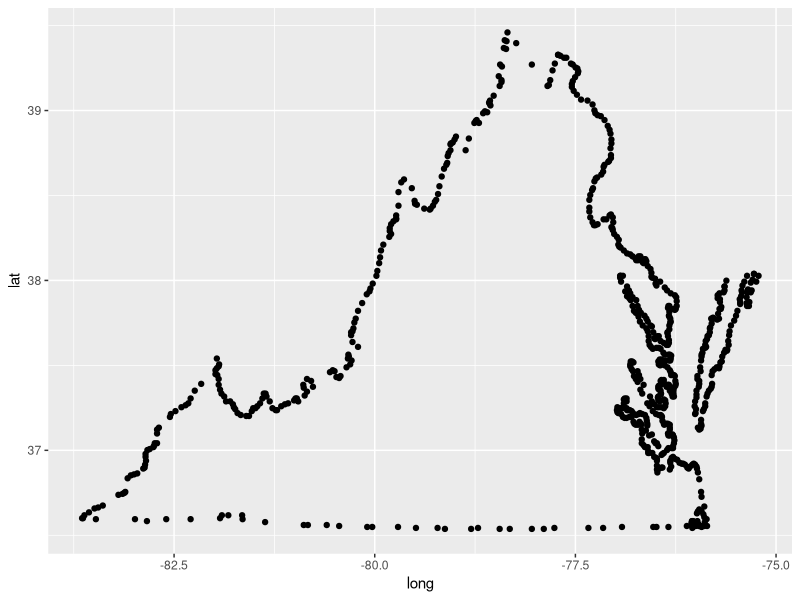
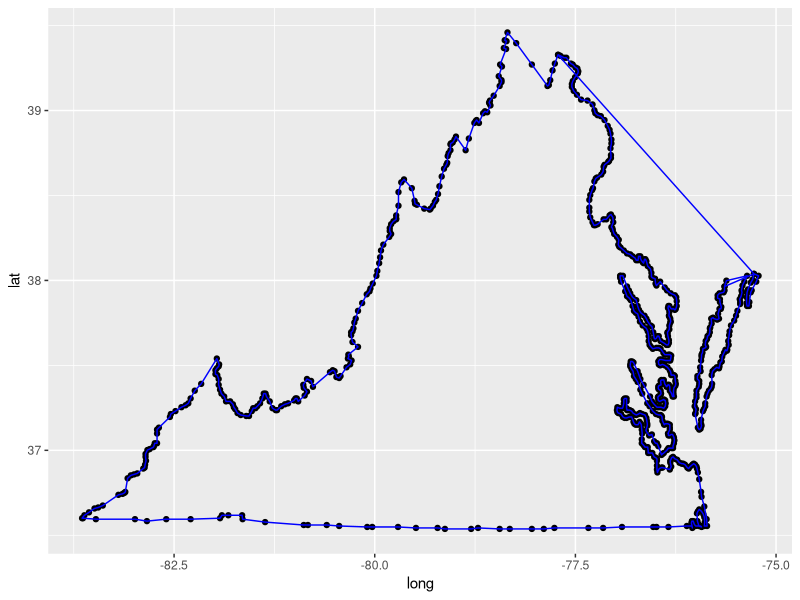
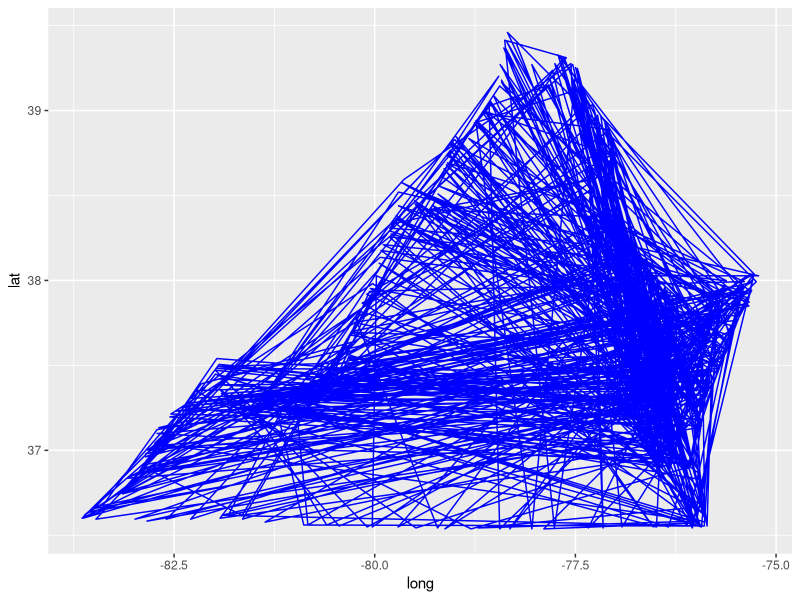
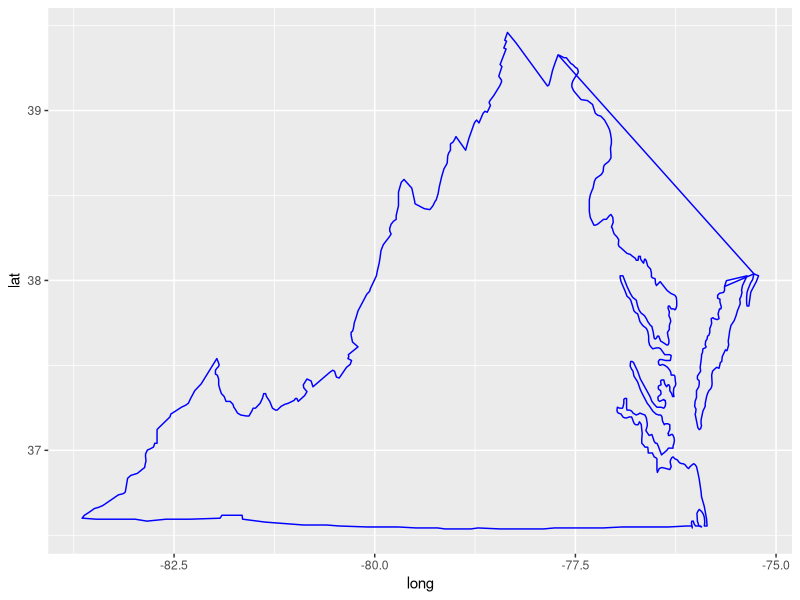
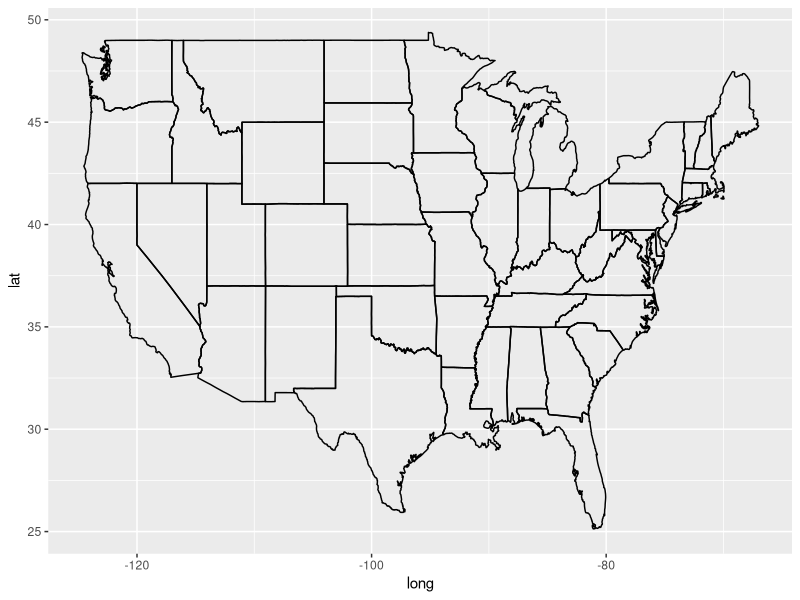
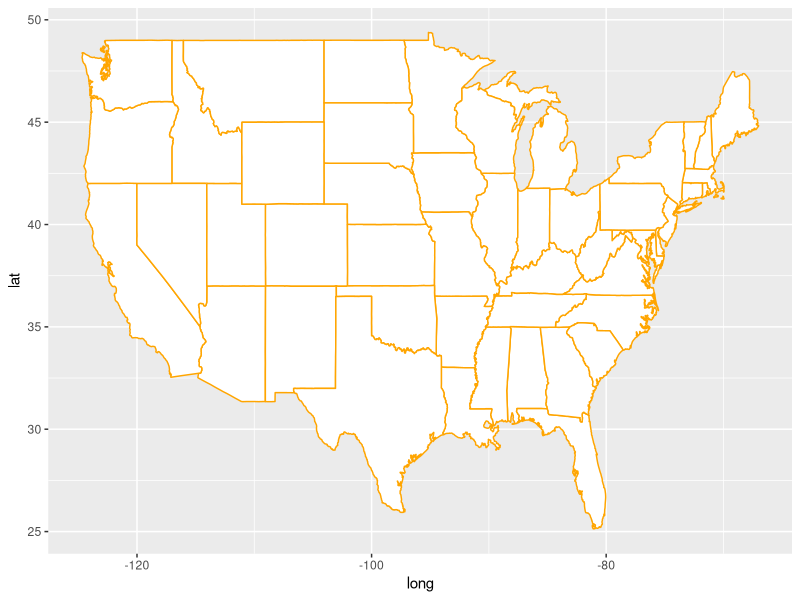

The R source for these figures, in order:
## ---- chunk 1
library(tidyverse)
library(maps)
## ---- chunk 2
world_map <- map_data(map = "world")
state_map <- map_data(map = "state")
va_state_map <- map_data(map = "state", region = "virginia")
county_map <- map_data(map = "county")
va_county_map <- map_data(map = "county", region = "virginia")
## ---- chunk 3
glimpse(state_map)
## ---- chunk 4
va <- ggplot(va_state_map, aes(long, lat))

va +
   geom_point()
## ---- chunk 5
va +
   geom_point() +
   geom_path(color = "blue")
## ---- chunk 6
unordered <- slice_sample(va_state_map, n = 734) #randomly reorder the rows

ggplot(unordered, aes(long, lat)) + 
   geom_path(color = "blue")
## ---- chunk 7
ggplot(arrange(unordered, group, order), aes (long, lat)) +
   geom_path(color = "blue")
## ---- chunk 8
us <- ggplot(state_map, aes(long, lat, group = group))

us +
   geom_path()
## ---- chunk 9
us +
   geom_polygon(fill = "white", color = "orange")
